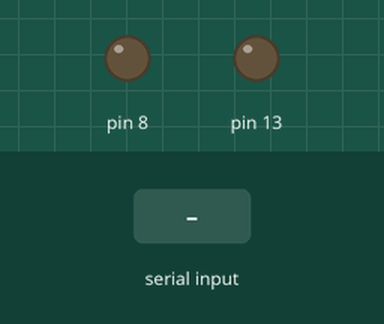
This sketch was run on a simulated Arduino Uno, built with avr-gcc and run on an emulated ATmega328P. Parts: output pins drawn as LEDs (lit = HIGH). The test bench sets the inputs (shaded band).

Above: at 1.2 s.
1.3 s: "a" received over Serial
At 1.7 s:
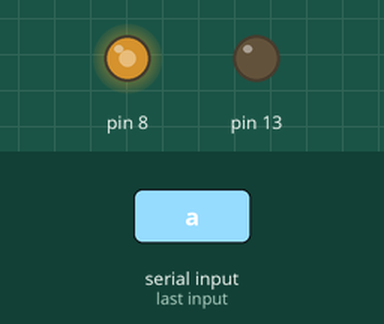
2.8 s: "b" received over Serial
Timing chart, 0 to 11.8 s (numbered marks = the images above; inputs shaded):
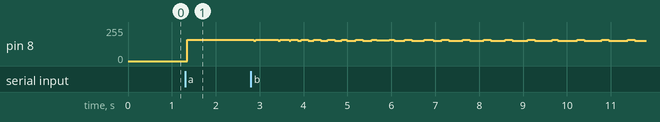

Measured:
- after the input at 1.3 s, pin 8: 0/255 → 160/255 after 0.05 s

The sketch:

morse2.0.ino
```cpp
String str="";
String morse="";

void setup() {
  // put your setup code here, to run once:
  pinMode(13,OUTPUT);
  pinMode(8,OUTPUT);
  Serial.begin(9600);
  }

void loop() {
  // put your main code here, to run repeatedly:


 while(Serial.available()>0)
 {
     str+=char(Serial.read());
     delay(2);
 }//字符串读入

 int n=str.length();
 for(int i=0;i<n;i++)
 {
     if(str[i]>=65&&str[i]<=90)
     str[i]=str[i]+32;
 }//大写字母转化

 for(int i=0;i<n;i++)
 {
     switch(str[i])
     {
         case 'a':morse+="*- ";break;
         case 'b':morse+="-*** ";break;
         case 'c':morse+="-*-* ";break;
         case 'd':morse+="-** ";break;
         case 'e':morse+="* ";break;
         case 'f':morse+="**-* ";break;
         case 'g':morse+="--* ";break;
         case 'h':morse+="**** ";break;
         case 'i':morse+="** ";break;
         case 'j':morse+="*--- ";break;
         case 'k':morse+="-*- ";break;
         case 'l':morse+="*-** ";break;
         case 'm':morse+="-- ";break;
         case 'n':morse+="-* ";break;
         case 'o':morse+="--- ";break;
         case 'p':morse+="*--* ";break;
         case 'q':morse+="*** ";break;
         case 'r':morse+="*-* ";break;
         case 's':morse+="*** ";break;
         case 't':morse+="- ";break;
         case 'u':morse+="**- ";break;
         case 'v':morse+="***- ";break;
         case 'w':morse+="*-- ";break;
         case 'x':morse+="-**- ";break;
         case 'y':morse+="-*-- ";break;
         case 'z':morse+="--** ";break;
     }
 }
 int m=morse.length();
 for(int i=0;i<m;i++)
 {
     if(morse[i]=='*')
     {
         digitalWrite(8,HIGH);
         digitalWrite(13,LOW);
         delay(1);
         digitalWrite(8,LOW);
         digitalWrite(13,LOW);
         delay(1);
     }
     else
     {
         digitalWrite(8,HIGH);
         digitalWrite(13,LOW);
         delay(2);
         digitalWrite(8,LOW);
         digitalWrite(13,LOW);
         delay(1);
     }
 }
}
```
